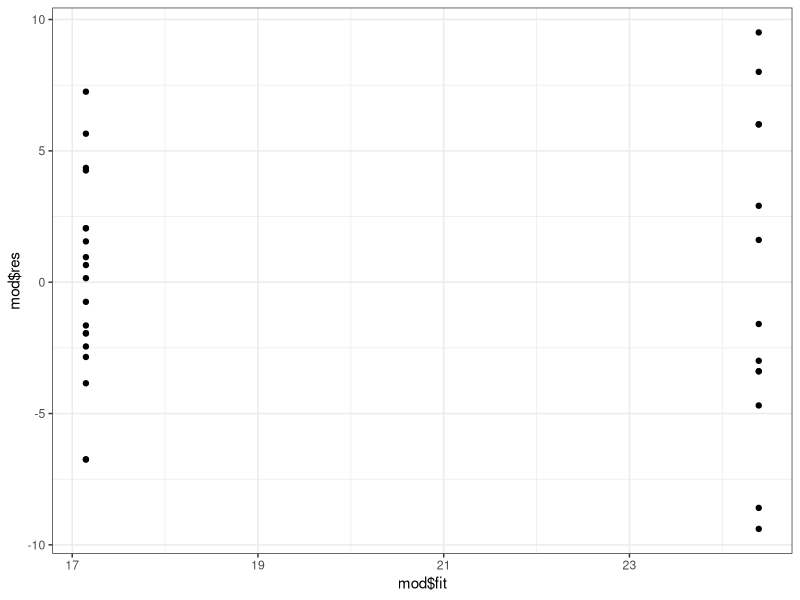
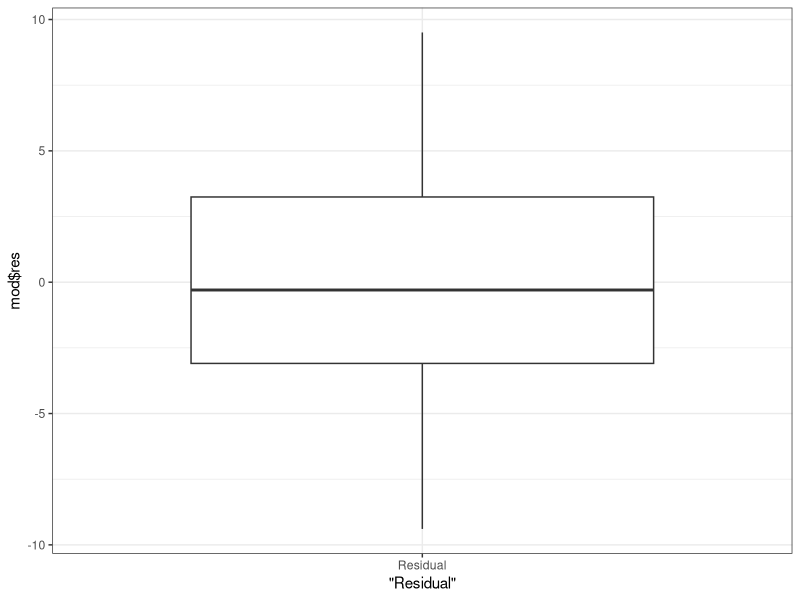

Recreate these plots in R, in order.
## ---- chunk 1
knitr::opts_chunk$set(comment = "#")
## ---- chunk 2
library(ggplot2) # v.3.2.0
## ---- chunk 3
paste("mpg", "~ am")
## ---- chunk 4
as.formula( paste("mpg", "~ am") )
## ---- chunk 5
lm( as.formula( paste("mpg", "~ am") ), data = mtcars)
## ---- chunk 6
lm_fun = function(response) {
  lm( as.formula( paste(response, "~ am") ), data = mtcars)
}
## ---- chunk 7
lm_fun(response = "mpg")
lm_fun(response = "wt")
## ---- chunk 8
lm_fun2 = function(response) {
  resp = deparse( substitute( response) )
  lm( as.formula( paste(resp, "~ am") ), data = mtcars)
}
## ---- chunk 9
lm_fun2(response = mpg)
## ---- chunk 10
expl = c("am", "disp")
paste(expl, collapse = "+")
## ---- chunk 11
as.formula( paste("mpg ~", paste(expl, collapse = "+") ) )
## ---- chunk 12
lm_fun_expl = function(expl) {
  form = as.formula( paste("mpg ~ ", paste(expl, collapse = "+") ) )
  lm(form, data = mtcars)
}

lm_fun_expl(expl = c("am", "disp") )
## ---- chunk 13
lm_fun_expl2 = function(...) {
  form = as.formula( paste("mpg ~ ", paste( c(...), collapse = "+") ) )
  lm(form, data = mtcars)
}
## ---- chunk 14
lm_fun_expl2("am", "disp")
## ---- chunk 15
lm_modfit = function(data, response) {
  resp = deparse( substitute( response) )
  mod = lm( as.formula( paste(resp, "~ am") ), data = data)
  resvfit = qplot(x = mod$fit, y = mod$res) + theme_bw()
  resdist = qplot(x = "Residual", mod$res, geom = "boxplot") + theme_bw()
  list(resvfit, resdist, anova(mod) )
}
## ---- chunk 16
mpgfit = lm_modfit(mtcars, mpg)
## ---- chunk 17
mpgfit[1:2]
## ---- chunk 18
mpgfit[[3]]
